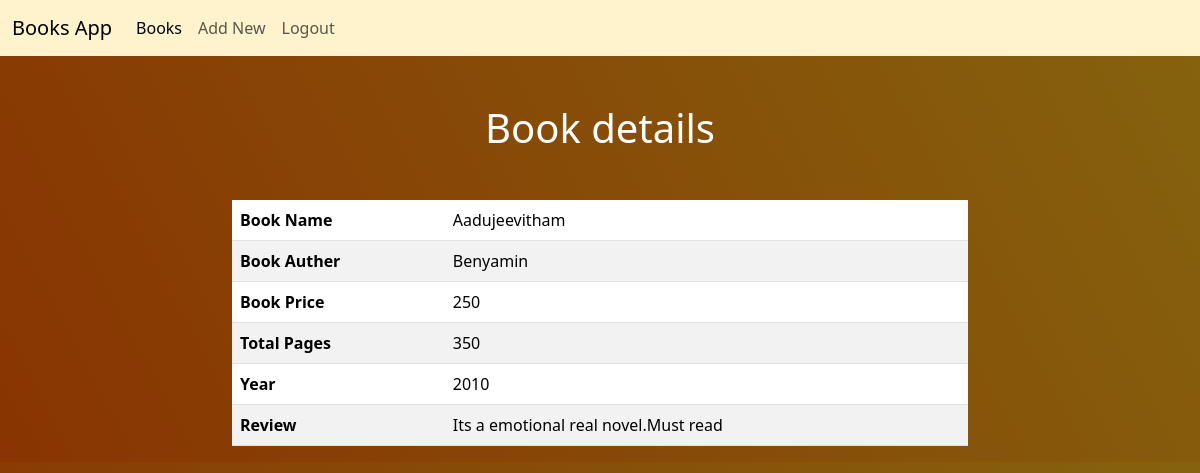
The page /books/4 (signed in) on the database its author committed.
### myapp/models.py (models this page shows, shortened)
class Books(models.Model):
    book_name=models.CharField(max_length=100,unique=True)
    auther_name=models.CharField(max_length=100)
    book_price=models.PositiveIntegerField()
    total_pages=models.PositiveIntegerField()
    year=models.PositiveIntegerField(null=True)
    review=models.CharField(max_length=500,null=True,blank=True)
    image=models.ImageField(upload_to="images",null=True,blank=True)

### myapp/views.py (the view)
# urls.py: path('books/<int:pk>',views.BookDetailView.as_view(),name='book-detail'),
@method_decorator(signin_required,name='dispatch')
class BookDetailView(View):
    def get(self,request,*args,**kwargs):
        id=kwargs.get('pk')
        qs=Books.objects.get(id=id)
        return render(request,'book_details.html',{'data':qs})

### myapp/views.py (called while the page is built)
def signin_required(fn):
    def wrapper(request,*args,**kwargs):
        if not request.user.is_authenticated:
            messages.error(request,'invalid session')
            return redirect('signin')
        else:
            return fn(request,*args,**kwargs)
    return wrapper

### myapp/templates/book_details.html (shortened to what this page needs)
{%extends 'base.html'%}
{%block body_block%}
<div class="container">
    <div class="row">
        <div class="col-2"></div>
        <div class="col-8">
            <h1 class="text-center text-white mb-5 mt-5">Book details</h1>
            <table class="table table-striped table-hover">
                <tr>
                    <th>Book Name</th>
                    <td>{{data.book_name}}</td>
                </tr>
                <tr>
                    <th>Book Auther</th>
                    <td>{{data.auther_name}}</td>
                </tr>
                <tr>
                    <th>Book Price</th>
                    <td>{{data.book_price}}</td>
                </tr>
                <tr>
                    <th>Total Pages</th>
                    <td>{{data.total_pages}}</td>
                </tr>
                <tr>
                    <th>Year</th>
                    <td>{{data.year}}</td>
                </tr>
                <tr>
                    <th>Review</th>
                    <td>{{data.review}}</td>
                </tr>
            </table>
        </div>
        <div class="col-2"></div>
    </div>
</div>
{%endblock%}

### myapp/static/css/style.css (style rules this page uses)
.grad { background-color: #401903; background-image: linear-gradient(62deg, #893402 0%, #85630e 100%); }

### rows shown on the page
Books: book_name "Aadujeevitham", auther_name "Benyamin", book_price "250", total_pages "350", year "2010", review "Its a emotional real novel.Must read"
